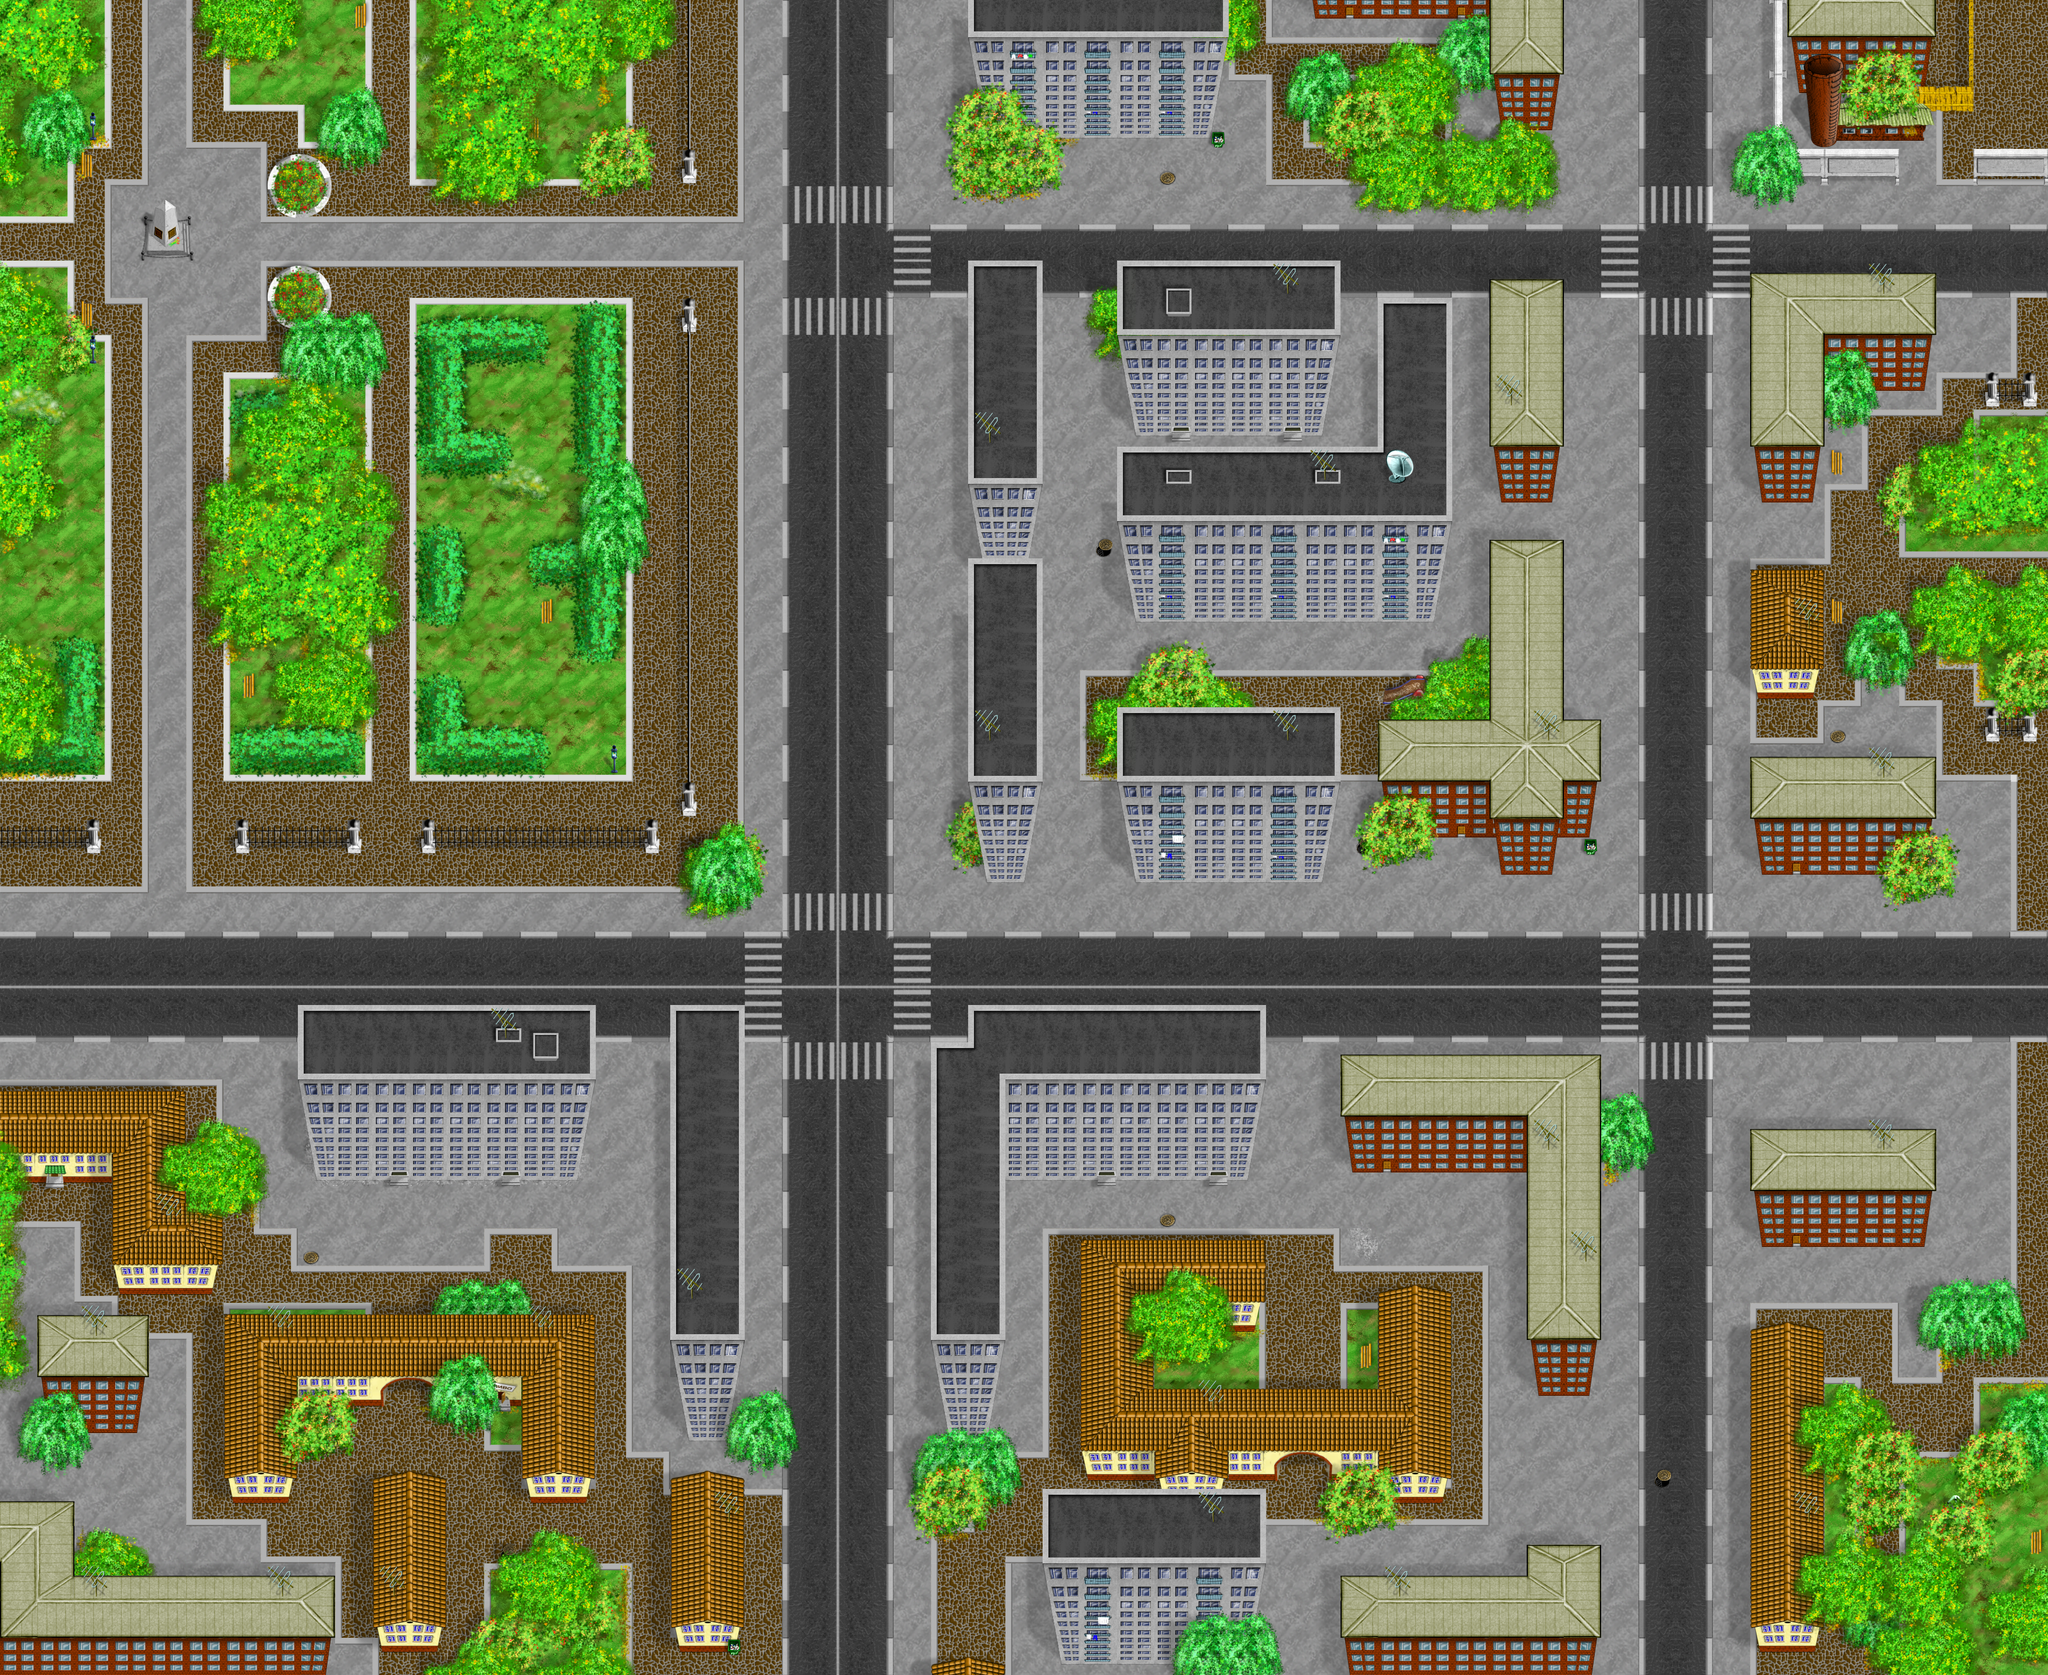

A level layout from a 2D game, rendered from its tile map. Below: a short description, then the map file with tile-grid data replaced by summaries:
An orthogonal 55x45 tile map with 64x64 px tiles, 18 tile layers (zerosloy, impassible border, plan, terra, ...), 1 hidden layer not drawn, 5 tilesets.

<map version="0.99b" orientation="orthogonal" width="55" height="45" tilewidth="64" tileheight="64">
 <properties>
  <property name="object:traffic-lights:traffic-lights:10" value="@46,28,1" />
  <property name="object:umbrella:umbrella:1" value="@12,23,1" />
  <property name="object:traffic-lights:traffic-lights:9" value="@20,24,1" />
  <property name="object:traffic-lights:traffic-lights:8" value="@24,24,1" />
  <property name="object:traffic-lights:traffic-lights:7" value="@20,28,1" />
  <property name="object:traffic-lights:traffic-lights:6" value="@24,28,1" />
  <property name="object:traffic-lights:traffic-lights:5" value="@43,24,1" />
  <property name="object:traffic-lights:traffic-lights:4" value="@46,24,1" />
  <property name="object:traffic-lights:traffic-lights:3" value="@43,28,1" />
  <property name="object:traffic-lights:traffic-lights:2" value="@24,8,1" />
  <property name="object:traffic-lights:traffic-lights:1" value="@24,5,1" />
  <property name="spawn:4" value="-100,-100" />
  <property name="spawn:3" value="100,-100" />
  <property name="spawn:2" value="-100,100" />
  <property name="spawn:1" value="100,100" />
  <property name="object:bus-stop:bus-stop-left:3" value="@43,35,1" />
  <property name="object:stall:stall-right:4" value="@50,37,1" />
  <property name="object:bus-stop:bus-stop-left:2" value="@43,1,1" />
  <property name="object:stall:stall-right:3" value="@43,34,1" />
  <property name="object:bus-stop:bus-stop-left:1" value="@20,9,1" />
  <property name="object:stall:stall-right:2" value="@42,15,1" />
  <property name="object:stall:stall-right:1" value="@20,11,1" />
  <property name="object:stall:stall-left:9" value="@25,21,1" />
  <property name="object:stall:stall-left:8" value="@24,39,1" />
  <property name="object:stall:stall-left:7" value="@29,9,1" />
  <property name="object:stall:stall-left:4" value="@46,2,1" />
  <property name="object:bus-stop:bus-stop-right:3" value="@46,40,1" />
  <property name="object:bus-stop:bus-stop-right:2" value="@46,3,1" />
  <property name="object:bus-stop:bus-stop-right:1" value="@24,3,1" />
  <property name="object:gate:gate:2" value="@10,37,1" />
  <property name="object:gate:gate:1" value="@34,39,1" />
  <property name="object:bus-stop:bus-stop-top:3" value="@2,24,1" />
  <property name="object:traffic-lights:traffic-lights:14" value="@43,5,1" />
  <property name="object:bus-stop:bus-stop-top:2" value="@40,24,1" />
  <property name="object:traffic-lights:traffic-lights:13" value="@43,8,1" />
  <property name="object:traffic-lights:traffic-lights:12" value="@46,5,1" />
  <property name="object:traffic-lights:traffic-lights:11" value="@46,8,1" />
 </properties>
 <tileset name="City tiles" firstgid="1" tilewidth="64" tileheight="64">
  <image source="../tiles/city_tileset.png" />
 </tileset>
 <tileset name="City buildings" firstgid="191" tilewidth="64" tileheight="64">
  <image source="../tiles/houses_tileset.png" />
 </tileset>
 <tileset name="Untitled" firstgid="371" tilewidth="64" tileheight="64">
  <image source="../tiles/test_tileset.png" />
 </tileset>
 <tileset name="Untitled" firstgid="499" tilewidth="64" tileheight="64">
  <image source="../tiles/borders_tileset.png" />
 </tileset>
 <tileset name="City objects" firstgid="599" tilewidth="64" tileheight="64">
  <image source="../tiles/city_objects_tileset.png" />
 </tileset>
 <layer name="zerosloy" width="50" height="50">
  <properties>
   <property name="impassability" value="20" />
   <property name="z" value="-100" />
  </properties>
  <data>[2500 cells, 2500 non-empty, 1 distinct tile ids]</data>
 </layer>
 <layer name="impassible border" width="55" height="45">
  <properties>
   <property name="pierceable" value="true" />
   <property name="impassability" value="100" />
  </properties>
  <data>[2475 cells, 196 non-empty, 8 distinct tile ids]</data>
 </layer>
 <layer name="Layer 16" width="55" height="45" visible="0">
  <data>[2475 cells, 24 non-empty, 10 distinct tile ids]</data>
 </layer>
 <layer name="plan" width="55" height="45">
  <data>[2475 cells, 2475 non-empty, 5 distinct tile ids]</data>
 </layer>
 <layer name="terra" width="55" height="45">
  <properties>
   <property name="impassability" value="25" />
  </properties>
  <data>[2475 cells, 2110 non-empty, 10 distinct tile ids]</data>
 </layer>
 <layer name="roads" width="55" height="45">
  <properties>
   <property name="impassability" value="0" />
  </properties>
  <data>[2475 cells, 433 non-empty, 15 distinct tile ids]</data>
 </layer>
 <layer name="road detailsz" width="55" height="45">
  <data>[2475 cells, 579 non-empty, 32 distinct tile ids]</data>
 </layer>
 <layer name="tracks" width="55" height="45">
  <data>[2475 cells, 9 non-empty, 5 distinct tile ids]</data>
 </layer>
 <layer name="tracks 2" width="55" height="45">
  <data>[2475 cells, 1 non-empty, 1 distinct tile ids]</data>
 </layer>
 <layer name="terra details" width="55" height="45">
  <data>[2475 cells, 79 non-empty, 14 distinct tile ids]</data>
 </layer>
 <layer name="trees low" width="55" height="45">
  <properties>
   <property name="z" value="1" />
  </properties>
  <data>[2475 cells, 234 non-empty, 46 distinct tile ids]</data>
 </layer>
 <layer name="builds-low" width="55" height="45">
  <properties>
   <property name="z" value="2" />
   <property name="impassability" value="100" />
  </properties>
  <data>[2475 cells, 620 non-empty, 82 distinct tile ids]</data>
 </layer>
 <layer name="street objects" width="55" height="45">
  <properties>
   <property name="impassability" value="100" />
  </properties>
  <data>[2475 cells, 38 non-empty, 23 distinct tile ids]</data>
 </layer>
 <layer name="trees mid" width="55" height="45">
  <data>[2475 cells, 297 non-empty, 80 distinct tile ids]</data>
 </layer>
 <layer name="walls-bottom" width="55" height="45">
  <properties>
   <property name="impassability" value="100" />
  </properties>
  <data>[2475 cells, 91 non-empty, 41 distinct tile ids]</data>
 </layer>
 <layer name="walls" width="55" height="45">
  <properties>
   <property name="impassability" value="100" />
  </properties>
  <data>[2475 cells, 39 non-empty, 4 distinct tile ids]</data>
 </layer>
 <layer name="walls-top" width="55" height="45">
  <properties>
   <property name="impassability" value="100" />
  </properties>
  <data>[2475 cells, 10 non-empty, 3 distinct tile ids]</data>
 </layer>
 <layer name="builds-high" width="55" height="45">
  <data>[2475 cells, 363 non-empty, 58 distinct tile ids]</data>
 </layer>
 <layer name="trees high" width="55" height="45">
  <data>[2475 cells, 247 non-empty, 73 distinct tile ids]</data>
 </layer>
</map>
